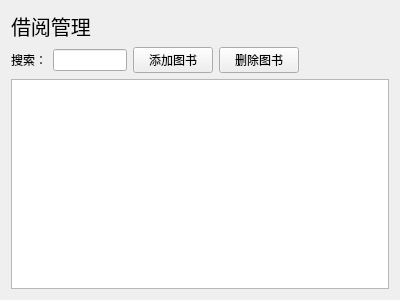
<?xml version="1.0" encoding="UTF-8"?>
<ui version="4.0">
 <class>CBorrowWidget</class>
 <widget class="QWidget" name="CBorrowWidget">
  <property name="geometry">
   <rect>
    <x>0</x>
    <y>0</y>
    <width>400</width>
    <height>300</height>
   </rect>
  </property>
  <property name="windowTitle">
   <string>Form</string>
  </property>
  <layout class="QVBoxLayout" name="verticalLayout">
   <item>
    <widget class="QLabel" name="label_6">
     <property name="font">
      <font>
       <family>黑体</family>
       <pointsize>15</pointsize>
      </font>
     </property>
     <property name="text">
      <string>借阅管理</string>
     </property>
    </widget>
   </item>
   <item>
    <layout class="QHBoxLayout" name="horizontalLayout_4">
     <item>
      <widget class="QLabel" name="label_5">
       <property name="text">
        <string>搜索：</string>
       </property>
      </widget>
     </item>
     <item>
      <widget class="QLineEdit" name="leSeach_3"/>
     </item>
     <item>
      <widget class="QPushButton" name="btnAddBook_2">
       <property name="text">
        <string>添加图书</string>
       </property>
      </widget>
     </item>
     <item>
      <widget class="QPushButton" name="btnDeleteBook_2">
       <property name="text">
        <string>删除图书</string>
       </property>
      </widget>
     </item>
     <item>
      <spacer name="horizontalSpacer">
       <property name="orientation">
        <enum>Qt::Horizontal</enum>
       </property>
       <property name="sizeType">
        <enum>QSizePolicy::Fixed</enum>
       </property>
       <property name="sizeHint" stdset="0">
        <size>
         <width>90</width>
         <height>20</height>
        </size>
       </property>
      </spacer>
     </item>
    </layout>
   </item>
   <item>
    <widget class="QTableView" name="tbBorrow"/>
   </item>
  </layout>
 </widget>
 <resources/>
 <connections/>
</ui>
